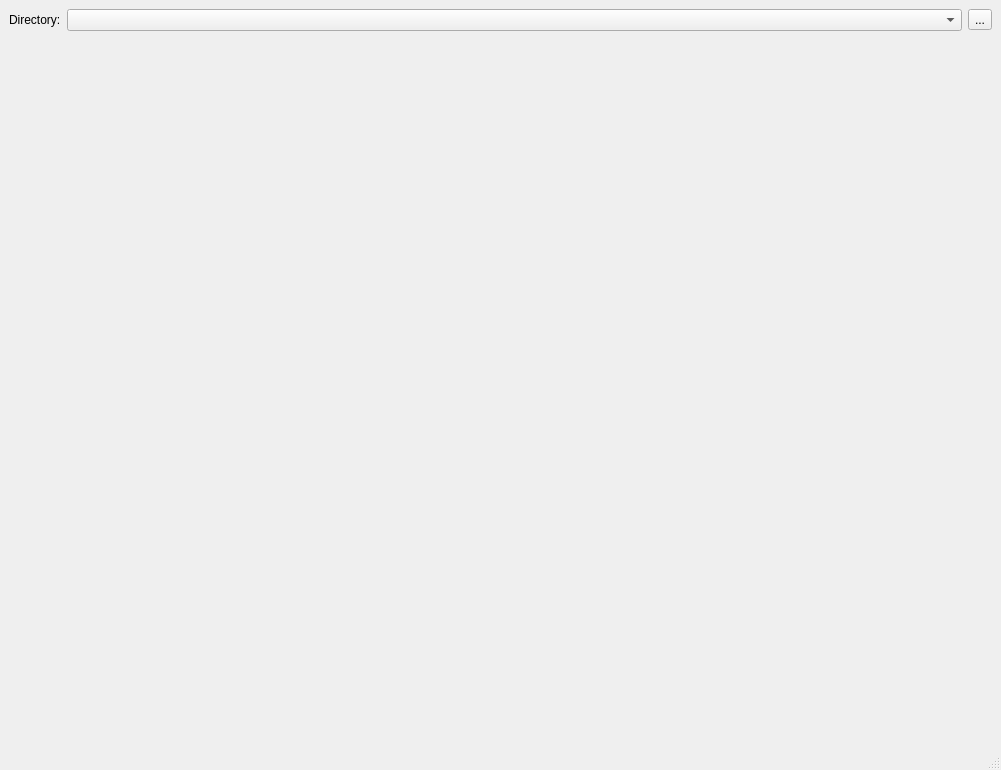
<?xml version="1.0" encoding="UTF-8"?>
<ui version="4.0">
 <class>MainWindow</class>
 <widget class="QMainWindow" name="MainWindow">
  <property name="geometry">
   <rect>
    <x>0</x>
    <y>0</y>
    <width>1001</width>
    <height>770</height>
   </rect>
  </property>
  <property name="windowTitle">
   <string>MainWindow</string>
  </property>
  <widget class="QWidget" name="centralwidget">
   <layout class="QGridLayout" name="gridLayout" rowstretch="0,1">
    <item row="0" column="0">
     <layout class="QHBoxLayout" name="horizontalLayout">
      <item>
       <widget class="QLabel" name="label">
        <property name="sizePolicy">
         <sizepolicy hsizetype="Preferred" vsizetype="Preferred">
          <horstretch>0</horstretch>
          <verstretch>0</verstretch>
         </sizepolicy>
        </property>
        <property name="text">
         <string>Directory:</string>
        </property>
       </widget>
      </item>
      <item>
       <widget class="QComboBox" name="recent_dirs">
        <property name="sizePolicy">
         <sizepolicy hsizetype="Expanding" vsizetype="Fixed">
          <horstretch>0</horstretch>
          <verstretch>0</verstretch>
         </sizepolicy>
        </property>
       </widget>
      </item>
      <item>
       <widget class="QToolButton" name="choose_dir">
        <property name="text">
         <string>...</string>
        </property>
       </widget>
      </item>
     </layout>
    </item>
    <item row="1" column="0">
     <widget class="FileProcessingWidget" name="file_processing_widget" native="true"/>
    </item>
   </layout>
  </widget>
  <widget class="QStatusBar" name="statusbar"/>
 </widget>
 <customwidgets>
  <customwidget>
   <class>FileProcessingWidget</class>
   <extends>QWidget</extends>
   <header>python.md5_dir_visualization.file_processing_widget</header>
   <container>1</container>
  </customwidget>
 </customwidgets>
 <resources/>
 <connections/>
</ui>
